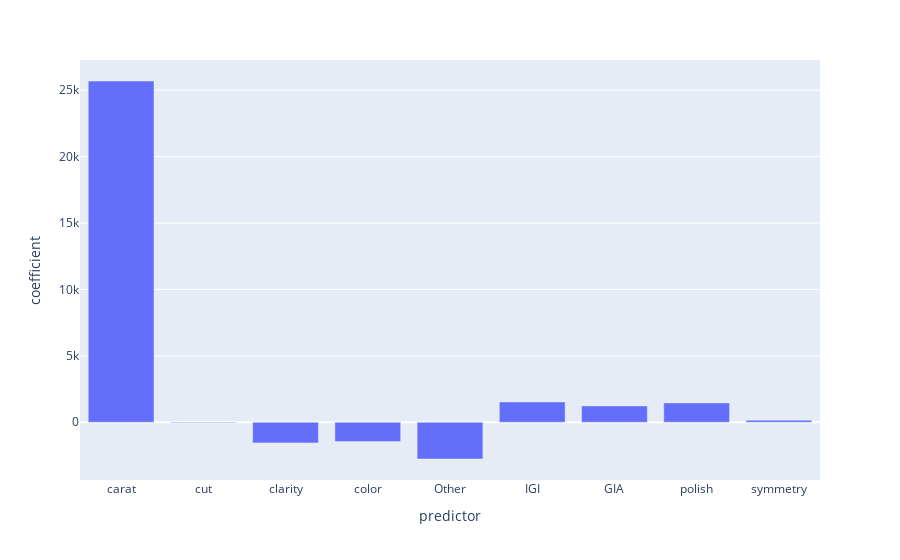

The notebook cell this image was saved under:
### Code cell
#show results as a bar chart
import plotly.express as px
fig = px.bar(x=results['feature'], y=results['coeff'])
fig.update_layout(
    yaxis=dict( title='coefficient'),
    xaxis=dict( title='predictor'),
)
fig.show()
#surprisingly, cut doesn't seem to have much of an impact
#the magnitude of impact for clarity and color match my understanding based on the Rapaport pricing guide

### Figure 1 — Plotly figure (JSON) as saved in the notebook; plotly's stock layout.template omitted (floating-point values rounded to 4 significant figures)
{"data": [{"alignmentgroup": "True", "hovertemplate": "x=%{x}<br>y=%{y}<extra></extra>", "legendgroup": "", "marker": {"color": "#636efa", "pattern": {"shape": ""}}, "name": "", "offsetgroup": "", "orientation": "v", "showlegend": false, "textposition": "auto", "type": "bar", "x": ["carat", "cut", "clarity", "color", "Other", "IGI", "GIA", "polish", "symmetry"], "xaxis": "x", "y": [25690.0, -42.65, -1551.0, -1452.0, -2764.0, 1532.0, 1233.0, 1460.0, 159.9], "yaxis": "y"}], "layout": {"autosize": true, "barmode": "relative", "legend": {"tracegroupgap": 0}, "margin": {"t": 60}, "xaxis": {"anchor": "y", "autorange": true, "domain": [0, 1], "range": [-0.5, 8.5], "title": {"text": "predictor"}, "type": "category"}, "yaxis": {"anchor": "x", "autorange": true, "domain": [0, 1], "range": [-4345.0, 27270.0], "title": {"text": "coefficient"}, "type": "linear"}}}
